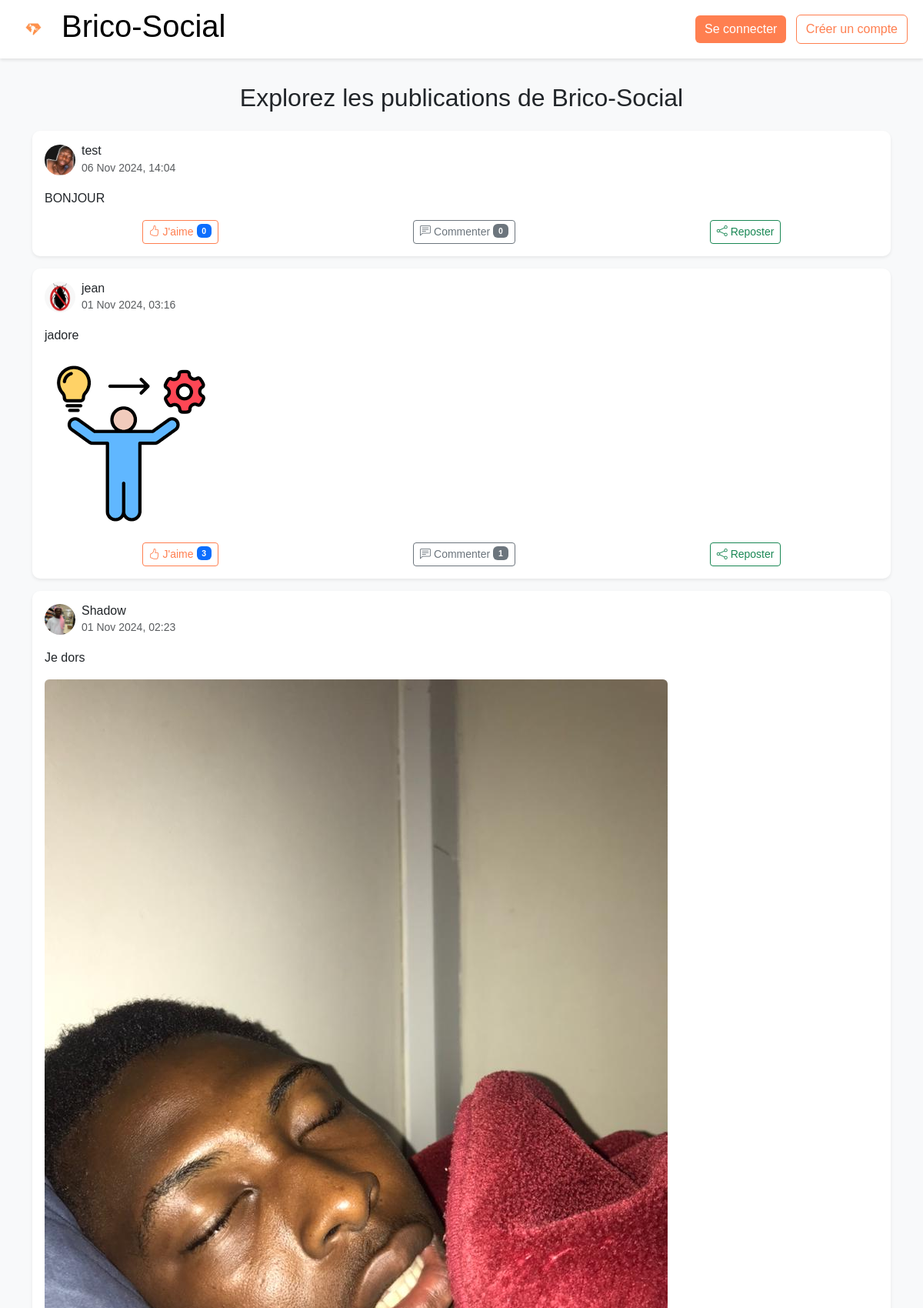
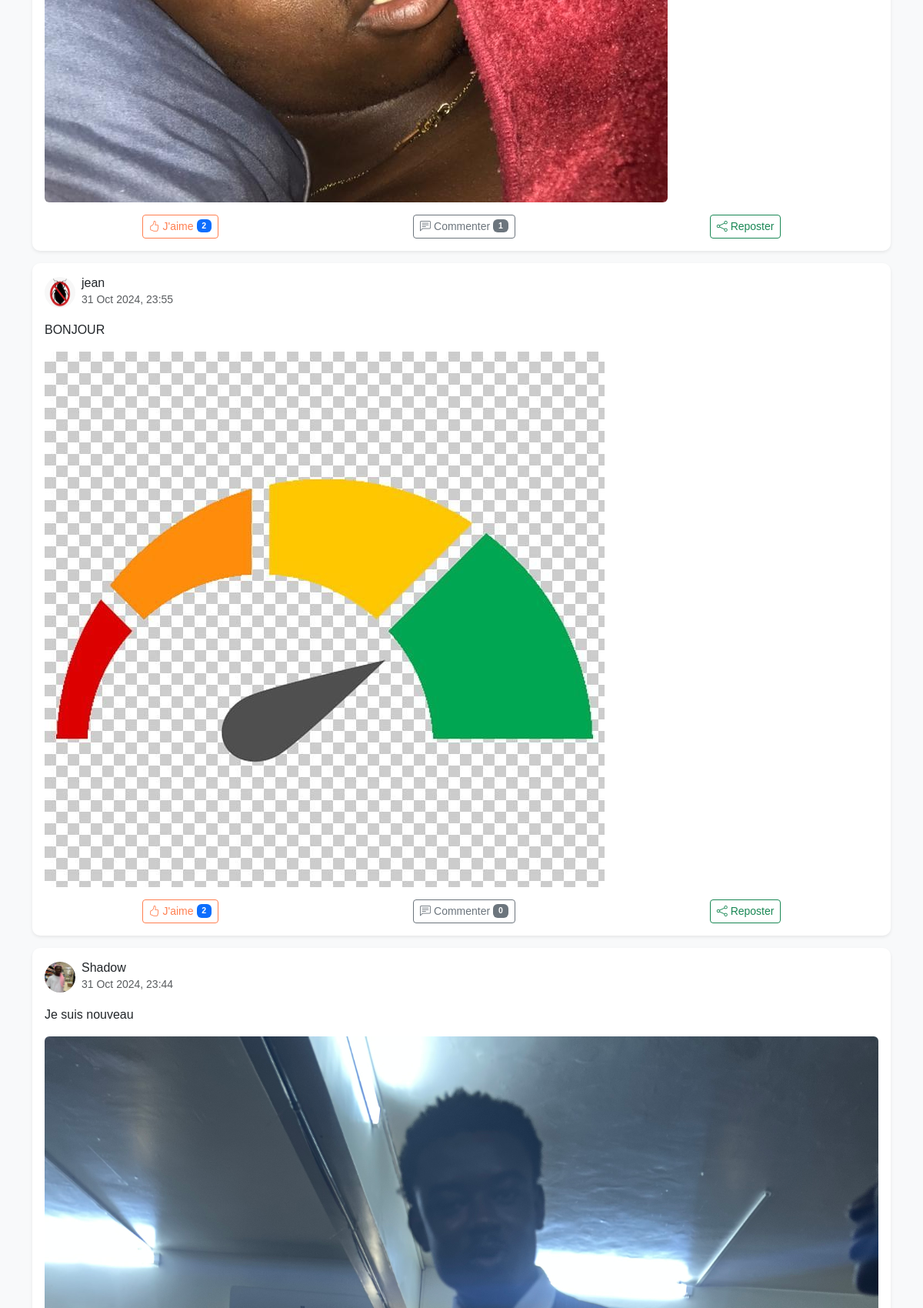
The page /pages/index.php (upper part) on the database its author committed (2 pictures, top to bottom).
### tables this page shows
CREATE TABLE IF NOT EXISTS `publications` (
  `publication_id` int NOT NULL AUTO_INCREMENT,
  `utilisateur_id` int DEFAULT NULL,
  `contenu` text NOT NULL,
  `image` varchar(255) DEFAULT NULL,
  `date_creation` timestamp NULL DEFAULT CURRENT_TIMESTAMP,
  PRIMARY KEY (`publication_id`),
  KEY `utilisateur_id` (`utilisateur_id`)
);

CREATE TABLE IF NOT EXISTS `utilisateurs` (
  `utilisateur_id` int NOT NULL AUTO_INCREMENT,
  `nom_utilisateur` varchar(50) NOT NULL,
  `email` varchar(100) NOT NULL,
  `mot_de_passe_hash` varchar(255) NOT NULL,
  `photo_profil` varchar(255) DEFAULT NULL,
  `bio` text,
  `date_creation` timestamp NULL DEFAULT CURRENT_TIMESTAMP,
  `dernier_login` timestamp NULL DEFAULT NULL,
  `premiere_connexion` tinyint(1) DEFAULT '1',
  `reset_token` varchar(255) DEFAULT NULL,
  `token_expiration` datetime DEFAULT NULL,
  PRIMARY KEY (`utilisateur_id`),
  UNIQUE KEY `nom_utilisateur` (`nom_utilisateur`),
  UNIQUE KEY `email` (`email`)
);

### pages/affichage_publications.php (the view, shortened to what this page needs)
<?php
$host = 'localhost';
$dbname = 'bricoconnect';
$username = 'root';
$password = '';
$utilisateur_id_connecte = $_SESSION['utilisateur_id'];
try {
    $pdo = new PDO("mysql:host=$host;dbname=$dbname", $username, $password);
    $pdo->setAttribute(PDO::ATTR_ERRMODE, PDO::ERRMODE_EXCEPTION);
    $stmt = $pdo->prepare("
        SELECT p.*, u.nom_utilisateur, u.photo_profil,
            (SELECT COUNT(*) FROM mentions_j_aime WHERE publication_id = p.publication_id) AS nombre_jaimes,
            (SELECT COUNT(*) FROM commentaires WHERE publication_id = p.publication_id) AS nombre_commentaires,
            EXISTS(SELECT 1 FROM mentions_j_aime WHERE utilisateur_id = :utilisateur_id AND publication_id = p.publication_id) AS deja_aime
        FROM publications p
        JOIN utilisateurs u ON p.utilisateur_id = u.utilisateur_id
        ORDER BY p.date_creation DESC
    ");
    $stmt->execute([':utilisateur_id' => $utilisateur_id_connecte]);
    $publications = $stmt->fetchAll(PDO::FETCH_ASSOC);
    foreach ($publications as $publication) {
        echo "<div class='card mb-3 shadow-sm'>";
        echo "<div class='card-body'>";
        echo "<div class='d-flex align-items-center mb-2'>";
        $photo_profil = $publication['photo_profil'] ? htmlspecialchars($publication['photo_profil']) : "../images/default_avatar.png";
        echo "<img src='$photo_profil' class='rounded-circle me-2' style='width: 40px; height: 40px;' alt='Photo de profil'>";
        echo "<div>";
        $nom_affiche = $publication['utilisateur_id'] == $utilisateur_id_connecte ? "Vous" : htmlspecialchars($publication['nom_utilisateur']);
        $lien_profil = $publication['utilisateur_id'] == $utilisateur_id_connecte ? "profil.php" : "profil_utilisateur.php?utilisateur_id=" . $publication['utilisateur_id'];
        echo "<h6 class='mb-0'><a href='$lien_profil' class='text-decoration-none text-dark'>$nom_affiche</a></h6>";
        echo "<small class='text-muted'>" . date('d M Y, H:i', strtotime($publication['date_creation'])) . "</small>";
        echo "</div></div>";
        echo "<p class='card-text mt-3'>" . htmlspecialchars($publication['contenu']) . "</p>";
        if ($publication['image']) {
            echo "<div class='mb-3'><img src='../" . htmlspecialchars($publication['image']) . "' class='img-fluid rounded' alt='Image de la publication'></div>";
        }
        $like_class = $publication['deja_aime'] ? 'btn-primary' : 'btn-outline-primary';
        $like_icon = $publication['deja_aime'] ? 'bi-hand-thumbs-up-fill' : 'bi-hand-thumbs-up';
        echo "<div class='d-flex justify-content-around mt-3'>";
        echo "<button onclick='toggleLike(" . $publication['publication_id'] . ")' class='btn $like_class btn-sm d-flex align-items-center' id='like-btn-" . $publication['publication_id'] . "'>";
        echo "<i class='bi $like_icon me-1'></i> J'aime <span id='like-count-" . $publication['publication_id'] . "' class='badge bg-primary ms-1'>" . $publication['nombre_jaimes'] . "</span>";
        echo "</button>";
        echo "<a href='commentaires.php?publication_id=" . $publication['publication_id'] . "' class='btn btn-outline-secondary btn-sm d-flex align-items-center'><i class='bi bi-chat-left-text me-1'></i> Commenter <span class='badge bg-secondary ms-1'>" . $publication['nombre_commentaires'] . "</span></a>";
        echo "<a href='traitement_partage.php?publication_id=" . $publication['publication_id'] . "' class='btn btn-outline-success btn-sm d-flex align-items-center'><i class='bi bi-share me-1'></i> Reposter</a>";
        echo "</div>";
        echo "</div></div>";
    }
} catch (PDOException $e) {
    echo "Erreur : " . $e->getMessage();
}
?>

### pages/index.php (style rules this page uses)
body { font-family: Arial, sans-serif; background-color: #f8f9fa; }
.btn-outline-primary { border-color: #FF7F50; color: #FF7F50; }
.card { border: none; border-radius: 10px; box-shadow: 0 4px 8px rgba(0, 0, 0, 0.1); margin-bottom: 1.5rem; }

### rows shown on the page
publications: utilisateur.photo_profil (picture), utilisateur.nom_utilisateur "test", date_creation "06 Nov 2024, 14:04", contenu "BONJOUR", nombre_jaimes "0", nombre_commentaires "0"
publications: utilisateur.photo_profil (picture), utilisateur.nom_utilisateur "jean", date_creation "01 Nov 2024, 03:16", contenu "jadore", image (picture), nombre_jaimes "3", nombre_commentaires "1"
publications: utilisateur.photo_profil (picture), utilisateur.nom_utilisateur "Shadow", date_creation "01 Nov 2024, 02:23", contenu "Je dors", image (picture), nombre_jaimes "2", nombre_commentaires "1"
publications: utilisateur.photo_profil (picture), utilisateur.nom_utilisateur "jean", date_creation "31 Oct 2024, 23:55", contenu "BONJOUR", image (picture), nombre_jaimes "2", nombre_commentaires "0"
publications: utilisateur.photo_profil (picture), utilisateur.nom_utilisateur "Shadow", date_creation "31 Oct 2024, 23:44", contenu "Je suis nouveau", image (picture)
